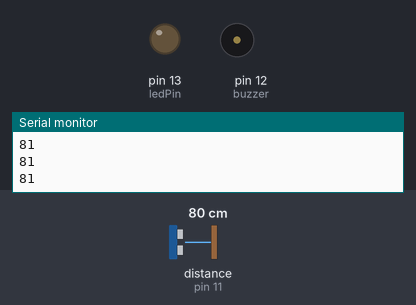
Simulated run of this sketch. Board: Arduino Uno, built with avr-gcc and run on an emulated ATmega328P. Parts: output pins drawn as LEDs (lit = HIGH), buzzer (waves = sounding, pin HIGH), the last lines printed to the serial monitor. The inputs (shaded band) are chosen by the test bench; at power-on: distance to the obstacle (sensor on pin 11) 80 cm.

Above: at 1.2 s.
1.3 s: distance to the obstacle (sensor on pin 11) set to 33 cm
2.8 s: distance to the obstacle (sensor on pin 11) set to 27 cm
At 4.2 s:
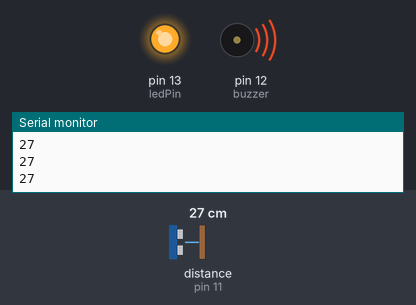
4.5 s: distance to the obstacle (sensor on pin 11) set to 35 cm
At 5.1 s:
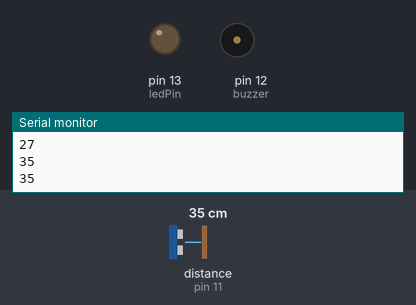
6.1 s: distance to the obstacle (sensor on pin 11) set to 2 cm
At 7.3 s:
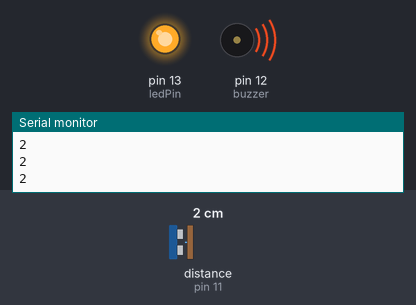
Timing chart, 0 to 8.7 s (numbered marks = the images above; inputs shaded):
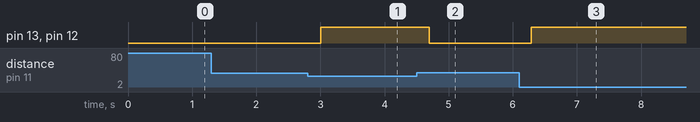

Measured:
- the behaviour switches between 31 and 30 cm on distance to the obstacle (sensor on pin 11) (found by bisection; images 0 and 1)
- after the input at 2.8 s, pin 13 (ledPin), pin 12 (buzzer): LOW → HIGH after 0.21 s
- after the input at 4.5 s, pin 13 (ledPin), pin 12 (buzzer): HIGH → LOW after 0.19 s
- after the input at 6.1 s, pin 13 (ledPin), pin 12 (buzzer): LOW → HIGH after 0.19 s

The sketch:

Doorbell.ino
```cpp
#include <Ethernet.h>
#include <NewPing.h>

const int buzzer = 12;
const int ledPin = 13;

NewPing sonar (10, 11);

void setup() {
  // put your setup code here, to run once:
  pinMode(buzzer, OUTPUT);
  pinMode(ledPin, OUTPUT);

  Serial.begin(9600);
  delay(50);
}

void loop() {
  // put your main code here, to run repeatedly:

  int distance = sonar.ping_cm();

  Serial.println(distance);
  delay(50);

  if (distance <= 30 && distance > 1) {
    digitalWrite(buzzer, HIGH);
    digitalWrite(ledPin, HIGH);
    delay(distance*5);
  }
  else {

    digitalWrite(buzzer, LOW);
    digitalWrite(ledPin, LOW);
    delay(distance*5);
  }
}
```
